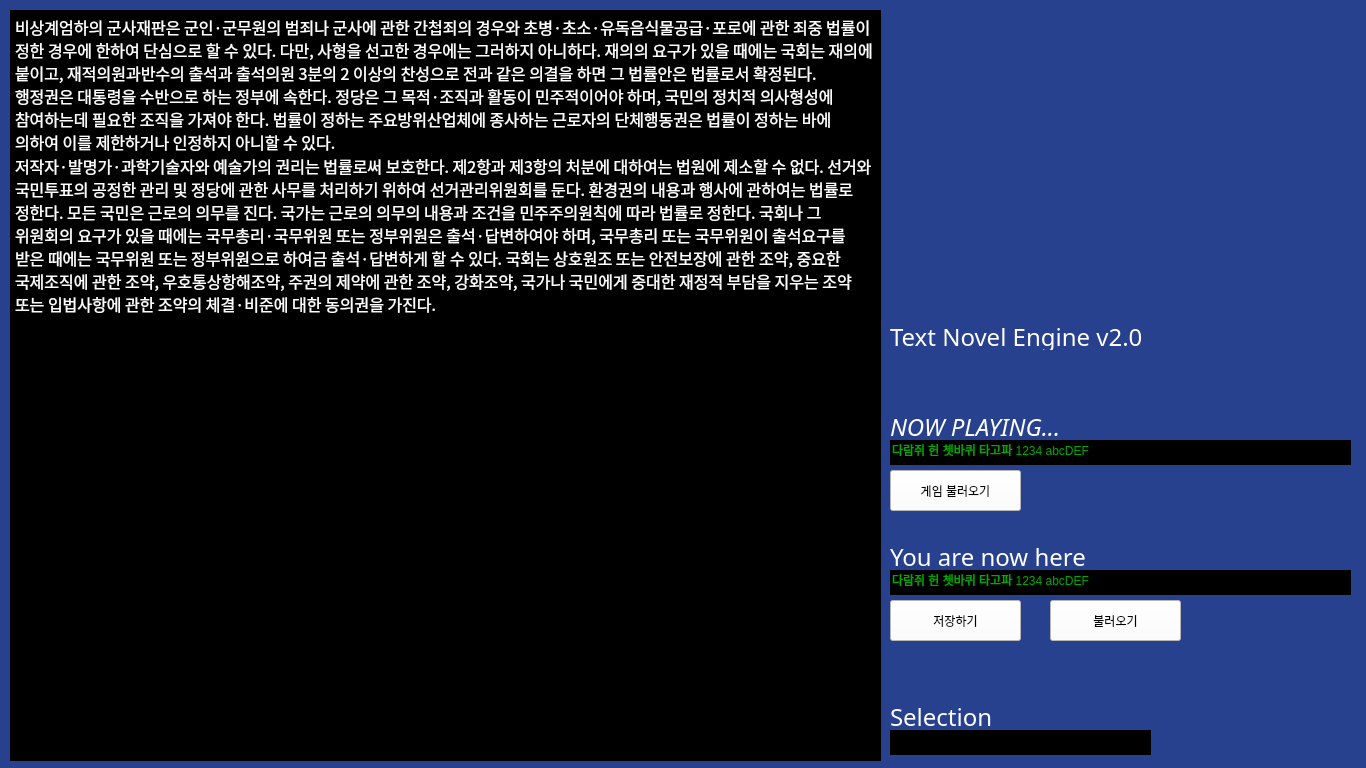
<?xml version="1.0" encoding="UTF-8"?>
<ui version="4.0">
 <class>MainWindow</class>
 <widget class="QMainWindow" name="MainWindow">
  <property name="geometry">
   <rect>
    <x>0</x>
    <y>0</y>
    <width>1366</width>
    <height>768</height>
   </rect>
  </property>
  <property name="sizePolicy">
   <sizepolicy hsizetype="Fixed" vsizetype="Fixed">
    <horstretch>0</horstretch>
    <verstretch>0</verstretch>
   </sizepolicy>
  </property>
  <property name="minimumSize">
   <size>
    <width>1366</width>
    <height>768</height>
   </size>
  </property>
  <property name="maximumSize">
   <size>
    <width>50000</width>
    <height>50000</height>
   </size>
  </property>
  <property name="windowTitle">
   <string>MainWindow</string>
  </property>
  <property name="styleSheet">
   <string notr="true">background-color: rgb(39, 65, 143);</string>
  </property>
  <widget class="QWidget" name="centralwidget">
   <widget class="QTextBrowser" name="GameText">
    <property name="geometry">
     <rect>
      <x>10</x>
      <y>10</y>
      <width>871</width>
      <height>751</height>
     </rect>
    </property>
    <property name="sizePolicy">
     <sizepolicy hsizetype="Preferred" vsizetype="Preferred">
      <horstretch>0</horstretch>
      <verstretch>0</verstretch>
     </sizepolicy>
    </property>
    <property name="minimumSize">
     <size>
      <width>600</width>
      <height>545</height>
     </size>
    </property>
    <property name="maximumSize">
     <size>
      <width>12312</width>
      <height>123123</height>
     </size>
    </property>
    <property name="font">
     <font>
      <family>돋움체</family>
      <pointsize>12</pointsize>
      <weight>50</weight>
      <italic>false</italic>
      <bold>false</bold>
     </font>
    </property>
    <property name="styleSheet">
     <string notr="true">background-color: rgb(255, 255, 255);
color: rgb(255, 255, 255);
background-color: rgb(0, 0, 0);
font: 12pt &quot;돋움체&quot;;</string>
    </property>
    <property name="html">
     <string>&lt;!DOCTYPE HTML PUBLIC &quot;-//W3C//DTD HTML 4.0//EN&quot; &quot;http://www.w3.org/TR/REC-html40/strict.dtd&quot;&gt;
&lt;html&gt;&lt;head&gt;&lt;meta name=&quot;qrichtext&quot; content=&quot;1&quot; /&gt;&lt;style type=&quot;text/css&quot;&gt;
p, li { white-space: pre-wrap; }
&lt;/style&gt;&lt;/head&gt;&lt;body style=&quot; font-family:'돋움체'; font-size:12pt; font-weight:400; font-style:normal;&quot;&gt;
&lt;p style=&quot; margin-top:0px; margin-bottom:0px; margin-left:0px; margin-right:0px; -qt-block-indent:0; text-indent:0px;&quot;&gt;비상계엄하의 군사재판은 군인·군무원의 범죄나 군사에 관한 간첩죄의 경우와 초병·초소·유독음식물공급·포로에 관한 죄중 법률이 정한 경우에 한하여 단심으로 할 수 있다. 다만, 사형을 선고한 경우에는 그러하지 아니하다. 재의의 요구가 있을 때에는 국회는 재의에 붙이고, 재적의원과반수의 출석과 출석의원 3분의 2 이상의 찬성으로 전과 같은 의결을 하면 그 법률안은 법률로서 확정된다. 행정권은 대통령을 수반으로 하는 정부에 속한다. 정당은 그 목적·조직과 활동이 민주적이어야 하며, 국민의 정치적 의사형성에 참여하는데 필요한 조직을 가져야 한다. 법률이 정하는 주요방위산업체에 종사하는 근로자의 단체행동권은 법률이 정하는 바에 의하여 이를 제한하거나 인정하지 아니할 수 있다.&lt;/p&gt;
&lt;p style=&quot; margin-top:0px; margin-bottom:0px; margin-left:0px; margin-right:0px; -qt-block-indent:0; text-indent:0px;&quot;&gt;저작자·발명가·과학기술자와 예술가의 권리는 법률로써 보호한다. 제2항과 제3항의 처분에 대하여는 법원에 제소할 수 없다. 선거와 국민투표의 공정한 관리 및 정당에 관한 사무를 처리하기 위하여 선거관리위원회를 둔다. 환경권의 내용과 행사에 관하여는 법률로 정한다. 모든 국민은 근로의 의무를 진다. 국가는 근로의 의무의 내용과 조건을 민주주의원칙에 따라 법률로 정한다. 국회나 그 위원회의 요구가 있을 때에는 국무총리·국무위원 또는 정부위원은 출석·답변하여야 하며, 국무총리 또는 국무위원이 출석요구를 받은 때에는 국무위원 또는 정부위원으로 하여금 출석·답변하게 할 수 있다. 국회는 상호원조 또는 안전보장에 관한 조약, 중요한 국제조직에 관한 조약, 우호통상항해조약, 주권의 제약에 관한 조약, 강화조약, 국가나 국민에게 중대한 재정적 부담을 지우는 조약 또는 입법사항에 관한 조약의 체결·비준에 대한 동의권을 가진다.&lt;/p&gt;&lt;/body&gt;&lt;/html&gt;</string>
    </property>
    <property name="textInteractionFlags">
     <set>Qt::NoTextInteraction</set>
    </property>
   </widget>
   <widget class="QLabel" name="TNELogo">
    <property name="geometry">
     <rect>
      <x>890</x>
      <y>320</y>
      <width>280</width>
      <height>30</height>
     </rect>
    </property>
    <property name="sizePolicy">
     <sizepolicy hsizetype="MinimumExpanding" vsizetype="Minimum">
      <horstretch>0</horstretch>
      <verstretch>0</verstretch>
     </sizepolicy>
    </property>
    <property name="minimumSize">
     <size>
      <width>280</width>
      <height>30</height>
     </size>
    </property>
    <property name="font">
     <font>
      <family>DOSMyungjo</family>
      <pointsize>18</pointsize>
      <weight>50</weight>
      <italic>false</italic>
      <bold>false</bold>
      <kerning>true</kerning>
     </font>
    </property>
    <property name="text">
     <string>&lt;html&gt;&lt;head/&gt;&lt;body&gt;&lt;p&gt;&lt;span style=&quot; color:#ffffff;&quot;&gt;Text Novel Engine v2.0&lt;/span&gt;&lt;/p&gt;&lt;/body&gt;&lt;/html&gt;</string>
    </property>
   </widget>
   <widget class="QLabel" name="Image">
    <property name="geometry">
     <rect>
      <x>890</x>
      <y>10</y>
      <width>460</width>
      <height>300</height>
     </rect>
    </property>
    <property name="styleSheet">
     <string notr="true">background-image: url(:/MyPre/Temp.png);</string>
    </property>
    <property name="text">
     <string/>
    </property>
   </widget>
   <widget class="QPushButton" name="RoomSave">
    <property name="geometry">
     <rect>
      <x>890</x>
      <y>600</y>
      <width>131</width>
      <height>41</height>
     </rect>
    </property>
    <property name="styleSheet">
     <string notr="true">background-color: rgb(255, 255, 255);</string>
    </property>
    <property name="text">
     <string>저장하기</string>
    </property>
   </widget>
   <widget class="QPushButton" name="GameLoad">
    <property name="geometry">
     <rect>
      <x>890</x>
      <y>470</y>
      <width>131</width>
      <height>41</height>
     </rect>
    </property>
    <property name="styleSheet">
     <string notr="true">background-color: rgb(255, 255, 255);</string>
    </property>
    <property name="text">
     <string>게임 불러오기</string>
    </property>
   </widget>
   <widget class="QLabel" name="NowPlaying">
    <property name="geometry">
     <rect>
      <x>890</x>
      <y>410</y>
      <width>301</width>
      <height>30</height>
     </rect>
    </property>
    <property name="sizePolicy">
     <sizepolicy hsizetype="MinimumExpanding" vsizetype="Minimum">
      <horstretch>0</horstretch>
      <verstretch>0</verstretch>
     </sizepolicy>
    </property>
    <property name="minimumSize">
     <size>
      <width>280</width>
      <height>30</height>
     </size>
    </property>
    <property name="font">
     <font>
      <family>DOSMyungjo</family>
      <pointsize>18</pointsize>
      <weight>50</weight>
      <italic>false</italic>
      <bold>false</bold>
      <kerning>true</kerning>
     </font>
    </property>
    <property name="text">
     <string>&lt;html&gt;&lt;head/&gt;&lt;body&gt;&lt;p&gt;&lt;span style=&quot; font-style:italic; color:#ffffff;&quot;&gt;NOW PLAYING...&lt;/span&gt;&lt;/p&gt;&lt;/body&gt;&lt;/html&gt;</string>
    </property>
   </widget>
   <widget class="QLineEdit" name="Select">
    <property name="geometry">
     <rect>
      <x>890</x>
      <y>730</y>
      <width>261</width>
      <height>25</height>
     </rect>
    </property>
    <property name="minimumSize">
     <size>
      <width>0</width>
      <height>0</height>
     </size>
    </property>
    <property name="maximumSize">
     <size>
      <width>1030</width>
      <height>25</height>
     </size>
    </property>
    <property name="styleSheet">
     <string notr="true">background-color: rgb(0,0,0);
color: rgb(255, 255, 255);
font: 11pt &quot;돋움체&quot;;</string>
    </property>
    <property name="text">
     <string/>
    </property>
    <property name="frame">
     <bool>false</bool>
    </property>
   </widget>
   <widget class="QLabel" name="NowPlaying_2">
    <property name="geometry">
     <rect>
      <x>890</x>
      <y>540</y>
      <width>301</width>
      <height>30</height>
     </rect>
    </property>
    <property name="sizePolicy">
     <sizepolicy hsizetype="MinimumExpanding" vsizetype="Minimum">
      <horstretch>0</horstretch>
      <verstretch>0</verstretch>
     </sizepolicy>
    </property>
    <property name="minimumSize">
     <size>
      <width>280</width>
      <height>30</height>
     </size>
    </property>
    <property name="font">
     <font>
      <family>DOSMyungjo</family>
      <pointsize>18</pointsize>
      <weight>50</weight>
      <italic>false</italic>
      <bold>false</bold>
      <kerning>true</kerning>
     </font>
    </property>
    <property name="text">
     <string>&lt;html&gt;&lt;head/&gt;&lt;body&gt;&lt;p&gt;&lt;span style=&quot; color:#ffffff;&quot;&gt;You are now here&lt;/span&gt;&lt;/p&gt;&lt;/body&gt;&lt;/html&gt;</string>
    </property>
   </widget>
   <widget class="QLabel" name="NowPlaying_4">
    <property name="geometry">
     <rect>
      <x>890</x>
      <y>700</y>
      <width>121</width>
      <height>30</height>
     </rect>
    </property>
    <property name="sizePolicy">
     <sizepolicy hsizetype="MinimumExpanding" vsizetype="Minimum">
      <horstretch>0</horstretch>
      <verstretch>0</verstretch>
     </sizepolicy>
    </property>
    <property name="minimumSize">
     <size>
      <width>0</width>
      <height>0</height>
     </size>
    </property>
    <property name="font">
     <font>
      <family>DOSMyungjo</family>
      <pointsize>18</pointsize>
      <weight>50</weight>
      <italic>false</italic>
      <bold>false</bold>
      <kerning>true</kerning>
     </font>
    </property>
    <property name="text">
     <string>&lt;html&gt;&lt;head/&gt;&lt;body&gt;&lt;p&gt;&lt;span style=&quot; color:#ffffff;&quot;&gt;Selection&lt;/span&gt;&lt;/p&gt;&lt;/body&gt;&lt;/html&gt;</string>
    </property>
   </widget>
   <widget class="QLineEdit" name="Select_2">
    <property name="geometry">
     <rect>
      <x>890</x>
      <y>440</y>
      <width>461</width>
      <height>25</height>
     </rect>
    </property>
    <property name="minimumSize">
     <size>
      <width>0</width>
      <height>0</height>
     </size>
    </property>
    <property name="maximumSize">
     <size>
      <width>1030</width>
      <height>25</height>
     </size>
    </property>
    <property name="styleSheet">
     <string notr="true">background-color: rgb(0,0,0);
color: rgb(0, 170, 0);
font: 11pt &quot;돋움체&quot;;</string>
    </property>
    <property name="text">
     <string>다람쥐 헌 쳇바퀴 타고파 1234 abcDEF</string>
    </property>
    <property name="frame">
     <bool>false</bool>
    </property>
    <property name="readOnly">
     <bool>true</bool>
    </property>
   </widget>
   <widget class="QLineEdit" name="Select_3">
    <property name="geometry">
     <rect>
      <x>890</x>
      <y>570</y>
      <width>461</width>
      <height>25</height>
     </rect>
    </property>
    <property name="minimumSize">
     <size>
      <width>0</width>
      <height>0</height>
     </size>
    </property>
    <property name="maximumSize">
     <size>
      <width>1030</width>
      <height>25</height>
     </size>
    </property>
    <property name="styleSheet">
     <string notr="true">background-color: rgb(0,0,0);
color: rgb(0, 170, 0);
font: 11pt &quot;돋움체&quot;;</string>
    </property>
    <property name="text">
     <string>다람쥐 헌 쳇바퀴 타고파 1234 abcDEF</string>
    </property>
    <property name="frame">
     <bool>false</bool>
    </property>
    <property name="dragEnabled">
     <bool>false</bool>
    </property>
    <property name="readOnly">
     <bool>true</bool>
    </property>
   </widget>
   <widget class="QPushButton" name="RoomLoad">
    <property name="geometry">
     <rect>
      <x>1050</x>
      <y>600</y>
      <width>131</width>
      <height>41</height>
     </rect>
    </property>
    <property name="styleSheet">
     <string notr="true">background-color: rgb(255, 255, 255);</string>
    </property>
    <property name="text">
     <string>불러오기</string>
    </property>
   </widget>
  </widget>
 </widget>
 <resources>
  <include location="../Image/ImageResource.qrc"/>
 </resources>
 <connections/>
</ui>
